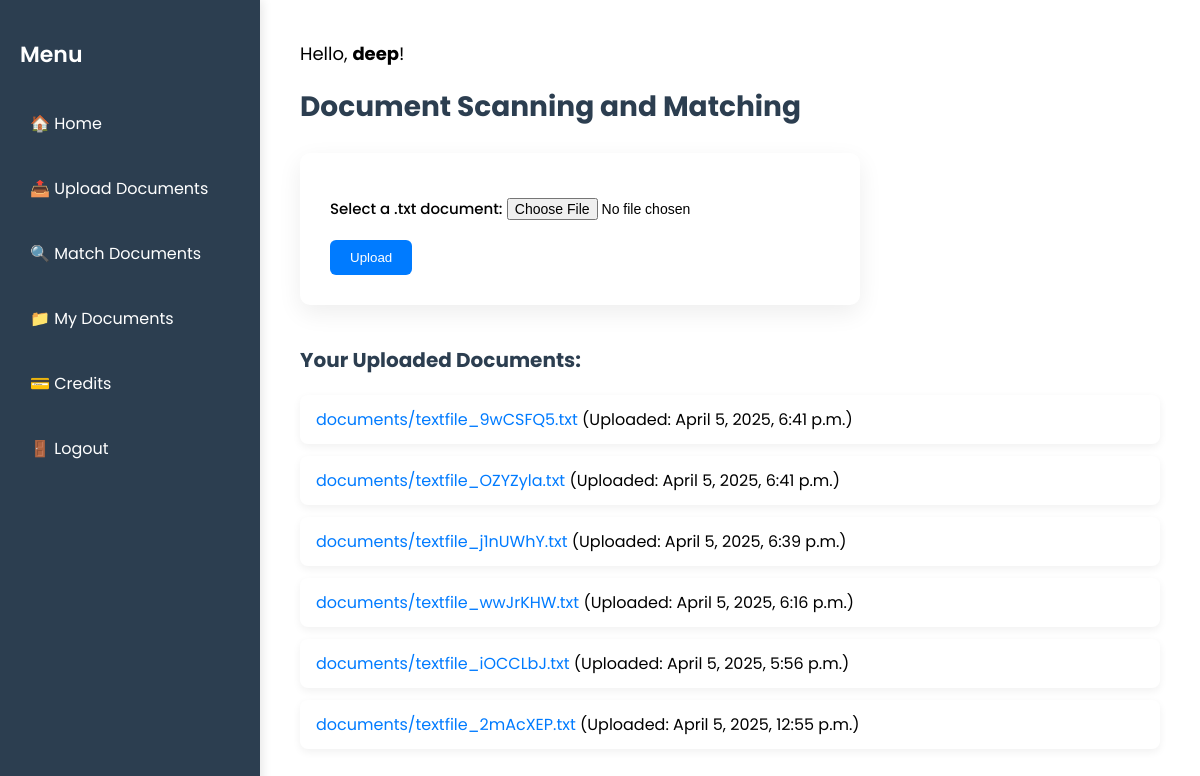
Screenshot of /home/ (signed in) with the database file from the repository.
### hack_app/models.py (models this page shows, shortened)
class UploadedDocument(models.Model):
    user = models.ForeignKey(User, on_delete=models.CASCADE, related_name='documents')
    file = models.FileField(upload_to='documents/')
    uploaded_at = models.DateTimeField(auto_now_add=True)
    class Meta:
        ordering = ['-uploaded_at']

### hack_app/views.py (the view, shortened to what this page needs)
# urls.py: path('home/', views.home, name='home'),
@login_required
def home(request):
    user_docs = UploadedDocument.objects.filter(user=request.user)
    user_profile, _ = UserProfile.objects.get_or_create(user=request.user)  # <-- FIXED HERE
    total_allowed = 20 + user_profile.credits
    return render(request, 'home.html', {
        'documents': user_docs,
        'user_profile': user_profile
    })

### templates/home.html (shortened to what this page needs)
<!DOCTYPE html>
<html lang="en">
<head>
    {% load static %}
</head>
<body>
    <div class="sidebar">
        <h2>Menu</h2>
        <a href="#">🏠 Home</a>
        <a href="#">📤 Upload Documents</a>
        <a href="#">🔍 Match Documents</a>
        <a href="#">📁 My Documents</a>
        <a href="{% url 'credits_home' %}">💳 Credits</a>
        <a href="{% url 'logout' %}">🚪 Logout</a>
    </div>
    <div class="main-content">
        <div class="welcome">
            Hello, <strong>{{ request.user.username }}</strong>!
        </div>
        <h1>Document Scanning and Matching</h1>
        <div class="upload-box">
            <form method="post" enctype="multipart/form-data">
                <label for="doc">Select a .txt document:</label>
                <input type="file" name="document" accept=".txt" required>
                <br>
                <button type="submit">Upload</button>
            </form>
        </div>
        <h3>Your Uploaded Documents:</h3>
        <ul>
            {% for doc in documents %}
            <li><a href="{{ doc.file.url }}" target="_blank">{{ doc.file.name }}</a> (Uploaded: {{ doc.uploaded_at }})
            </li>
            {% empty %}
            <li>No documents uploaded yet.</li>
            {% endfor %}
        </ul>
    </div>
</body>
</html>

### templates/home.html (style rules this page uses)
body { margin: 0; font-family: 'Poppins', sans-serif; display: flex; height: 100vh; background-color: #ffffff; }
.sidebar { width: 220px; background-color: #2c3e50; color: white; display: flex; flex-direction: column; padding: 20px; box-shadow: 2px 0 10px rgba(0, 0, 0, 0.1); }
.sidebar h2 { margin-bottom: 20px; font-size: 22px; font-weight: 600; }
.sidebar a { color: white; text-decoration: none; margin: 12px 0; font-size: 16px; padding: 8px 10px; border-radius: 6px; transition: background 0.3s ease, padding-left 0.3s ease; }
.main-content { flex-grow: 1; padding: 40px; overflow-y: auto; }
.welcome { font-size: 18px; margin-bottom: 15px; }
h1 { font-size: 28px; margin-bottom: 25px; color: #2c3e50; }
.upload-box { background-color: white; padding: 30px; border-radius: 10px; box-shadow: 0 8px 25px rgba(0, 0, 0, 0.07); max-width: 500px; margin-bottom: 30px; }
.upload-box label { font-size: 15px; font-weight: 500; }
.upload-box input[type="file"] { margin-top: 15px; margin-bottom: 20px; font-size: 14px; }
.upload-box button { padding: 10px 20px; background-color: #007bff; color: white; border: none; border-radius: 6px; cursor: pointer; font-weight: 500; }
h3 { margin-top: 40px; font-size: 20px; color: #2c3e50; }
ul { list-style: none; padding-left: 0; }
ul li { margin-bottom: 12px; background-color: #ffffff; padding: 12px 16px; border-radius: 8px; box-shadow: 0 3px 8px rgba(0, 0, 0, 0.06); }
ul li a { color: #007bff; text-decoration: none; }

### rows the page displays
UploadedDocument: file.name "documents/textfile_9wCSFQ5.txt", uploaded_at "April 5, 2025, 6:41 p.m."
UploadedDocument: file.name "documents/textfile_OZYZyla.txt", uploaded_at "April 5, 2025, 6:41 p.m."
UploadedDocument: file.name "documents/textfile_j1nUWhY.txt", uploaded_at "April 5, 2025, 6:39 p.m."
UploadedDocument: file.name "documents/textfile_wwJrKHW.txt", uploaded_at "April 5, 2025, 6:16 p.m."
UploadedDocument: file.name "documents/textfile_iOCCLbJ.txt", uploaded_at "April 5, 2025, 5:56 p.m."
UploadedDocument: file.name "documents/textfile_2mAcXEP.txt", uploaded_at "April 5, 2025, 12:55 p.m."

### other values shown
{{ request.user.username }} "deep"
